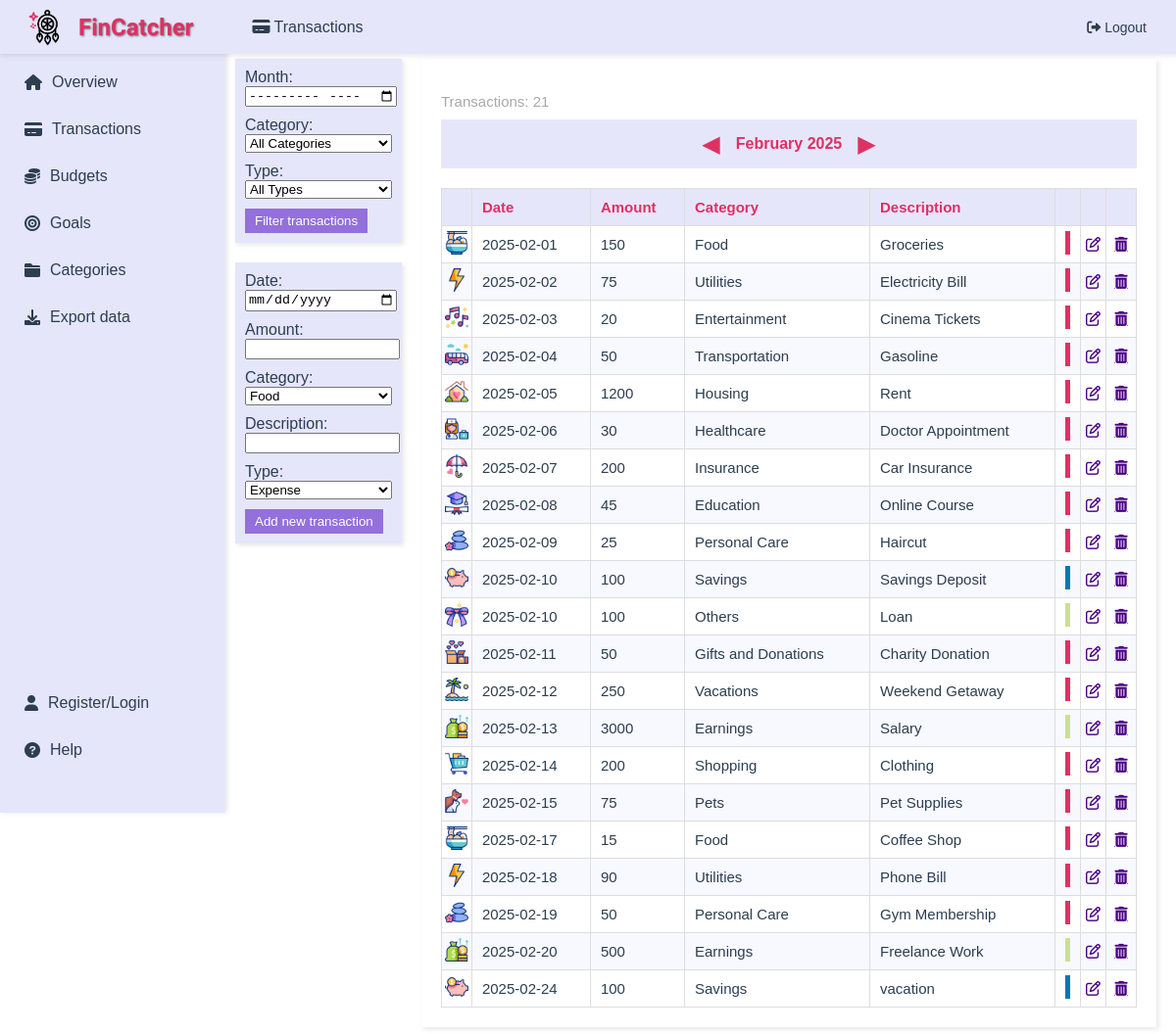
Page /transactions (signed in) on the committed database.
### app/main/models.py (models this page shows)
class Transactions(db.Model):
    id = db.Column(db.Integer, primary_key=True, unique=True, nullable=False)
    date = db.Column(db.Date, nullable=False)
    amount = db.Column(db.Float, nullable=False)
    description = db.Column(db.String(1000), nullable=True)
    type = db.Column(db.String(10), nullable=False)
    category_id = db.Column(db.Integer, db.ForeignKey('categories.id'), nullable=False)  # references Categories table
    user_id = db.Column(db.Integer, db.ForeignKey('user.user_id'), nullable=False)  # link to User
    category = db.relationship('Categories', backref=db.backref('transactions', lazy=True))

class Categories(db.Model):
    id = db.Column(db.Integer, primary_key=True, unique=True, nullable=False)
    name = db.Column(db.String(50), nullable=False)
    description = db.Column(db.String(1000), nullable=True)
    user_id = db.Column(db.Integer, db.ForeignKey('user.user_id'), nullable=True)  # link to User
    budgets = db.relationship('Budgets', backref='category', lazy=True)
    goals = db.relationship('Goals', backref='category', lazy=True)
    __table_args__ = (UniqueConstraint('name', 'user_id', name='uix_name_user_id'),)

### app/transactions/routes.py (the view, shortened to what this page needs)
@transactions.route('/transactions', methods=['GET', 'POST'])
@login_required
def transactions_page():
    today = date.today()
    filter_month = request.args.get('filter_month', f'{today.year}-{today.month:02}')
    change_month = request.args.get('change_month', 0, type=int)
    year, month = map(int, filter_month.split('-'))
    new_date = date(year, month, 1) + relativedelta(months=change_month)
    filter_month = f'{new_date.year}-{new_date.month:02}'
    user_transactions_query = Transactions.query.join(Categories).filter(Transactions.user_id == current_user.user_id)
    filtered_transactions_query = apply_filters(user_transactions_query, filter_month, request.args.get('filter_category'), request.args.get('filter_type'))
    return render_template(
        'show_transactions.html',
        transactions=filtered_transactions_query.all(),
        categories=Categories.query.all(),
        category_icons=category_icons,
        page_title='Transactions',
        icon='fas fa-credit-card',
        current_month=new_date.month,
        current_year=new_date.year,
        current_month_name=new_date.strftime('%B'),
        filter_month=filter_month
    )

### app/main/models.py (called while the page is built)
@login_manager.user_loader
def load_user(user_id):
    return User.query.get(int(user_id))  # query the database to retrieve the user instance corresponding to the user_id

### app/transactions/routes.py (called while the page is built)
def apply_filters(query, filter_month, filter_category, filter_type):
    if filter_month:
        year, month = map(int, filter_month.split('-'))
        start_date = date(year, month, 1)
        end_date = start_date + relativedelta(months=1) - relativedelta(days=1)
        query = query.filter(Transactions.date >= start_date, Transactions.date <= end_date).order_by(Transactions.date.asc())
    if filter_category:
        query = query.filter(Transactions.category_id == filter_category)
    if filter_type:
        query = query.filter(Transactions.type == filter_type)
    return query

### app/transactions/templates/show_transactions.html (shortened to what this page needs)
{% extends "layout.html" %}
{% block content %}
<div style="display: flex; flex-direction: row; justify-content: flex-start;">
    <div style="display: flex; flex-direction: column; margin-right: 20px;">
        <form id="filter-form" action="{{ url_for('transactions.transactions_page') }}" method="GET" style="background-color: #E6E6FA; padding: 10px; box-shadow: 2px 2px 5px rgba(0,0,0,0.1); margin-bottom: 20px; width: 150px;">
            <label for="filter-month" style="margin-bottom: 2px;">Month:</label>
            <input type="month" id="filter-month" name="filter_month" style="margin-bottom: 10px; width: 100%;" required style="margin-bottom: 10px; width: 100%;">
            <label for="filter-category" style="margin-bottom: 2px;">Category:</label>
            <select id="filter-category" name="filter_category" style="margin-bottom: 10px; width: 100%;">
                <option value="">All Categories</option>
            </select>
            <label for="filter-type" style="margin-bottom: 2px;">Type:</label>
            <select id="filter-type" name="filter_type" style="margin-bottom: 10px; width: 100%;">
                <option value="">All Types</option>
            </select>
            <button type="submit" style="background-color: #9370DB; color: white; padding: 5px 10px; border: none; cursor: pointer;">Filter transactions</button>
        </form>
        <form id="add-transaction-form" action="{{ url_for('transactions.transactions_page') }}" method="POST" style="background-color: #E6E6FA; padding: 10px; box-shadow: 2px 2px 5px rgba(0,0,0,0.1); width: 150px;">
            <label for="date" style="margin-bottom: 2px;">Date:</label>
            <input type="date" id="date" name="date" required style="margin-bottom: 10px; width: 100%;">
            <label for="amount" style="margin-bottom: 2px;">Amount:</label>
            <input type="number" step="0.01" id="amount" name="amount" required min="0.1" required style="margin-bottom: 10px; width: 100%;">
            <label for="category_id" style="margin-bottom: 2px;">Category:</label>
            <select id="category_id" name="category_id" required style="margin-bottom: 10px; width: 100%;">
                {% for category in categories %}
                    <option value="{{ category.id }}">{{ category.name }}</option>
                {% endfor %}
            </select>
            <label for="description" style="margin-bottom: 2px;">Description:</label>
            <input type="text" id="description" name="description" style="margin-bottom: 10px; width: 100%;">
            <label for="type" style="margin-bottom: 2px;">Type:</label>
            <select id="type" name="type" required style="margin-bottom: 10px; width: 100%;">
                <option value="expense">Expense</option>
            </select>
            <button type="submit" style="background-color: #9370DB; color: white; padding: 5px 10px; border: none; cursor: pointer;">Add new transaction</button>
        </form>
    </div>
    <div style="display: flex; flex-direction: row; width: calc(100% - 190px);">
        <div id="transactions-list" style="background-color: #ffffff; padding: 20px; box-shadow: 2px 2px 5px rgba(0,0,0,0.1); flex: 1;">
            <p style="font-size: 15px; color: #A9A9A9; margin-bottom: 10px;">Transactions: {{ transactions|length }}</p>
            <div class="filter-bar" style="display: flex; align-items: center; justify-content: center; margin-bottom: 20px; background-color: #E6E6FA; padding: 10px;">
                <form action="{{ url_for('transactions.transactions_page') }}" method="GET" style="display: flex; align-items: center;">
                    <button type="submit" name="change_month" value="-1" style="background: none; border: none; cursor: pointer; font-size: 24px; color: #DE3163;">&#9664;</button>
                    <span id="current-month" style="margin: 0 10px; font-weight: bold; color: #DE3163;">{{ current_month_name }} {{ current_year }}</span>
                    <button type="submit" name="change_month" value="1" style="background: none; border: none; cursor: pointer; font-size: 24px; color: #DE3163;">&#9654;</button>
                </form>
            </div>
            <table style="width: 100%; border-collapse: collapse; text-align: left; font-size: 15px;">
                <thead style="background-color: #E6E6FA; color: #DE3163;">
                    <tr>
                        <th style="padding: 10px; border: 1px solid #DDD;"></th>
                        <th style="padding: 10px; border: 1px solid #DDD;">Date</th>
                        <th style="padding: 10px; border: 1px solid #DDD;">Amount</th>
                        <th style="padding: 10px; border: 1px solid #DDD;">Category</th>
                        <th style="padding: 10px; border: 1px solid #DDD;">Description</th>
                        <th style="padding: 10px; border: 1px solid #DDD;"></th>
                        <th style="padding: 10px; border: 1px solid #DDD;"></th>
                        <th style="padding: 10px; border: 1px solid #DDD;"></th>
                    </tr>
                </thead>
                <tbody>
                    {% for transaction in transactions %}
                    <tr style="background-color: {% if loop.index0 % 2 == 0 %}#FFFFFF{% else %}#F8F8FF{% endif %};">
                        <td style="padding: 0; border: 1px solid #DDD; text-align: center;">
                            <img src="{{ category_icons[transaction.category_id if transaction.category_id <= 16 else 17] }}" alt="Category icon" style="width:24px; height:24px;">
                        </td>
                        <td style="padding: 10px; border: 1px solid #DDD;">{{ transaction.date }}</td>
                        <td style="padding: 10px; border: 1px solid #DDD;">
                            {{ "%.0f"|format(transaction.amount) if transaction.amount.is_integer() else "%.2f"|format(transaction.amount) }}
                        </td>
                        <td style="padding: 10px; border: 1px solid #DDD;">{{ transaction.category.name }}</td>
                        <td style="padding: 10px; border: 1px solid #DDD;">{{ transaction.description }}</td>
                        <td style="padding: 0px; border: 1px solid #DDD; text-align: center;">
                            {% if transaction.category_id == 10 %}
                                <div style="width: 5px; height: 24px; background-color: #0077b6; display: inline-block;"></div>
                            {% elif transaction.type == 'expense' %}
                                <div style="width: 5px; height: 24px; background-color: #DE3163; display: inline-block;"></div>
                            {% else %}
                                <div style="width: 5px; height: 24px; background-color: #CCDF92; display: inline-block;"></div>
                            {% endif %}
                        </td>
                        <td style="padding: 0; border: 1px solid #DDD; text-align: center;">
                            <a href="{{ url_for('transactions.edit_transaction', id=transaction.id) }}" class="edit-btn" style="color: #4B0082;">
                                <i class="fa-regular fa-pen-to-square"></i>
                            </a>
                        </td>
                        <td style="padding: 0; border: 1px solid #DDD; text-align: center;">
                            <div style="display: flex; justify-content: center; align-items: center; gap: 0;">
                                <a href="{{ url_for('transactions.delete_transaction', id=transaction.id) }}" class="delete-btn" style="display: flex; justify-content: center; align-items: center; width: 24px; height: 24px; color: #4B0082;" onclick="confirmDelete(event, {{ transaction.id }});">
                                    <i class="fas fa-trash-alt"></i>
                                </a>
                            </div>
                        </td>
                    </tr>
                {% endfor %}
                </tbody>
            </table>
        </div>
    </div>
    </div>
</div>
{% endblock %}

### app/main/templates/layout.html (style rules this page uses)
body { margin: 0; font-family: Arial, sans-serif; background-color: #ffffff; color: #2c3e50; }

### rows in the picture
Transactions: amount "150", type "expense" (drawn)
Transactions: amount "75", type "expense" (drawn)
Transactions: shows a picture, amount "20", type "expense" (drawn)
Transactions: shows a picture, amount "50", type "expense" (drawn)
Transactions: shows a picture, amount "1200", type "expense" (drawn)
Transactions: shows a picture, amount "30", type "expense" (drawn)
Transactions: shows a picture, amount "200", type "expense" (drawn)
Transactions: shows a picture, amount "45", type "expense" (drawn)
Transactions: amount "25", type "expense" (drawn)
Transactions: amount "100"
Transactions: shows a picture, amount "100", type "income" (drawn)
Transactions: shows a picture, amount "50", type "expense" (drawn)
Transactions: shows a picture, amount "250", type "expense" (drawn)
Transactions: amount "3000", type "income" (drawn)
Transactions: shows a picture, amount "200", type "expense" (drawn)
Transactions: shows a picture, amount "75", type "expense" (drawn)
Transactions: amount "15", type "expense" (drawn)
Transactions: amount "90", type "expense" (drawn)
Transactions: amount "50", type "expense" (drawn)
Transactions: amount "500", type "income" (drawn)
Transactions: amount "100"

### other values in the picture
{{ page_title }} "Transactions"
{{ transactions|length }} "21"
{{ current_month_name }} "February"
{{ current_year }} "2025"
form field category_id "Food"
